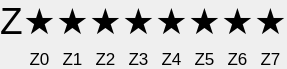
      <widget class="QSplitter" name="splitter_9">
       <property name="geometry">
        <rect>
         <x>20</x>
         <y>530</y>
         <width>234</width>
         <height>57</height>
        </rect>
       </property>
       <property name="sizePolicy">
        <sizepolicy hsizetype="Fixed" vsizetype="Fixed">
         <horstretch>0</horstretch>
         <verstretch>0</verstretch>
        </sizepolicy>
       </property>
       <property name="orientation">
        <enum>Qt::Horizontal</enum>
       </property>
       <property name="handleWidth">
        <number>0</number>
       </property>
       <widget class="QWidget" name="layoutWidget_80">
        <layout class="QVBoxLayout" name="group_Z">
         <item>
          <widget class="QLabel" name="circle_Z">
           <property name="font">
            <font>
             <family>Arial</family>
             <pointsize>28</pointsize>
             <weight>50</weight>
             <bold>false</bold>
             <strikeout>false</strikeout>
            </font>
           </property>
           <property name="toolTip">
            <string>&lt;html&gt;&lt;head/&gt;&lt;body&gt;&lt;p&gt;fiber1&lt;/p&gt;&lt;/body&gt;&lt;/html&gt;</string>
           </property>
           <property name="text">
            <string>Z</string>
           </property>
           <property name="alignment">
            <set>Qt::AlignCenter</set>
           </property>
           <property name="wordWrap">
            <bool>false</bool>
           </property>
          </widget>
         </item>
         <item>
          <widget class="QLabel" name="label_Z">
           <property name="font">
            <font>
             <family>Arial</family>
             <pointsize>13</pointsize>
             <weight>50</weight>
             <bold>false</bold>
             <strikeout>false</strikeout>
            </font>
           </property>
           <property name="text">
            <string/>
           </property>
           <property name="alignment">
            <set>Qt::AlignCenter</set>
           </property>
          </widget>
         </item>
        </layout>
       </widget>
       <widget class="QWidget" name="layoutWidget_182">
        <layout class="QVBoxLayout" name="group_Z0">
         <item>
          <widget class="QLabel" name="circle_Z0">
           <property name="font">
            <font>
             <family>Arial</family>
             <pointsize>27</pointsize>
             <weight>50</weight>
             <bold>false</bold>
             <underline>false</underline>
             <strikeout>false</strikeout>
            </font>
           </property>
           <property name="toolTip">
            <string>&lt;html&gt;&lt;head/&gt;&lt;body&gt;&lt;p&gt;fiber1&lt;/p&gt;&lt;/body&gt;&lt;/html&gt;</string>
           </property>
           <property name="text">
            <string>★</string>
           </property>
           <property name="alignment">
            <set>Qt::AlignCenter</set>
           </property>
           <property name="wordWrap">
            <bool>false</bool>
           </property>
          </widget>
         </item>
         <item>
          <widget class="QLabel" name="label_Z0">
           <property name="font">
            <font>
             <family>Arial</family>
             <pointsize>13</pointsize>
             <weight>50</weight>
             <bold>false</bold>
             <strikeout>false</strikeout>
            </font>
           </property>
           <property name="text">
            <string>Z0</string>
           </property>
           <property name="alignment">
            <set>Qt::AlignCenter</set>
           </property>
          </widget>
         </item>
        </layout>
       </widget>
       <widget class="QWidget" name="layoutWidget_183">
        <layout class="QVBoxLayout" name="group_Z1">
         <item>
          <widget class="QLabel" name="circle_Z1">
           <property name="font">
            <font>
             <family>Arial</family>
             <pointsize>27</pointsize>
             <weight>50</weight>
             <bold>false</bold>
             <strikeout>false</strikeout>
            </font>
           </property>
           <property name="toolTip">
            <string>&lt;html&gt;&lt;head/&gt;&lt;body&gt;&lt;p&gt;fiber1&lt;/p&gt;&lt;/body&gt;&lt;/html&gt;</string>
           </property>
           <property name="text">
            <string>★</string>
           </property>
           <property name="alignment">
            <set>Qt::AlignCenter</set>
           </property>
           <property name="wordWrap">
            <bool>false</bool>
           </property>
          </widget>
         </item>
         <item>
          <widget class="QLabel" name="label_Z1">
           <property name="font">
            <font>
             <family>Arial</family>
             <pointsize>13</pointsize>
             <weight>50</weight>
             <bold>false</bold>
             <strikeout>false</strikeout>
            </font>
           </property>
           <property name="text">
            <string>Z1</string>
           </property>
           <property name="alignment">
            <set>Qt::AlignCenter</set>
           </property>
          </widget>
         </item>
        </layout>
       </widget>
       <widget class="QWidget" name="layoutWidget_184">
        <layout class="QVBoxLayout" name="group_Z2">
         <item>
          <widget class="QLabel" name="circle_Z2">
           <property name="font">
            <font>
             <family>Arial</family>
             <pointsize>27</pointsize>
             <weight>50</weight>
             <bold>false</bold>
             <strikeout>false</strikeout>
            </font>
           </property>
           <property name="toolTip">
            <string>&lt;html&gt;&lt;head/&gt;&lt;body&gt;&lt;p&gt;fiber1&lt;/p&gt;&lt;/body&gt;&lt;/html&gt;</string>
           </property>
           <property name="text">
            <string>★</string>
           </property>
           <property name="alignment">
            <set>Qt::AlignCenter</set>
           </property>
           <property name="wordWrap">
            <bool>false</bool>
           </property>
          </widget>
         </item>
         <item>
          <widget class="QLabel" name="label_Z2">
           <property name="font">
            <font>
             <family>Arial</family>
             <pointsize>13</pointsize>
             <weight>50</weight>
             <bold>false</bold>
             <strikeout>false</strikeout>
            </font>
           </property>
           <property name="text">
            <string>Z2</string>
           </property>
           <property name="alignment">
            <set>Qt::AlignCenter</set>
           </property>
          </widget>
         </item>
        </layout>
       </widget>
       <widget class="QWidget" name="layoutWidget_185">
        <layout class="QVBoxLayout" name="group_Z3">
         <item>
          <widget class="QLabel" name="circle_Z3">
           <property name="font">
            <font>
             <family>Arial</family>
             <pointsize>27</pointsize>
             <weight>50</weight>
             <bold>false</bold>
             <strikeout>false</strikeout>
            </font>
           </property>
           <property name="toolTip">
            <string>&lt;html&gt;&lt;head/&gt;&lt;body&gt;&lt;p&gt;fiber1&lt;/p&gt;&lt;/body&gt;&lt;/html&gt;</string>
           </property>
           <property name="text">
            <string>★</string>
           </property>
           <property name="alignment">
            <set>Qt::AlignCenter</set>
           </property>
           <property name="wordWrap">
            <bool>false</bool>
           </property>
          </widget>
         </item>
         <item>
          <widget class="QLabel" name="label_Z3">
           <property name="font">
            <font>
             <family>Arial</family>
             <pointsize>13</pointsize>
             <weight>50</weight>
             <bold>false</bold>
             <strikeout>false</strikeout>
            </font>
           </property>
           <property name="text">
            <string>Z3</string>
           </property>
           <property name="alignment">
            <set>Qt::AlignCenter</set>
           </property>
          </widget>
         </item>
        </layout>
       </widget>
       <widget class="QWidget" name="layoutWidget_83">
        <layout class="QVBoxLayout" name="group_Z4">
         <item>
          <widget class="QLabel" name="circle_Z4">
           <property name="font">
            <font>
             <family>Arial</family>
             <pointsize>27</pointsize>
             <weight>50</weight>
             <bold>false</bold>
             <strikeout>false</strikeout>
            </font>
           </property>
           <property name="toolTip">
            <string>&lt;html&gt;&lt;head/&gt;&lt;body&gt;&lt;p&gt;fiber1&lt;/p&gt;&lt;/body&gt;&lt;/html&gt;</string>
           </property>
           <property name="text">
            <string>★</string>
           </property>
           <property name="alignment">
            <set>Qt::AlignCenter</set>
           </property>
           <property name="wordWrap">
            <bool>false</bool>
           </property>
          </widget>
         </item>
         <item>
          <widget class="QLabel" name="label_Z4">
           <property name="font">
            <font>
             <family>Arial</family>
             <pointsize>13</pointsize>
             <weight>50</weight>
             <bold>false</bold>
             <strikeout>false</strikeout>
            </font>
           </property>
           <property name="text">
            <string>Z4</string>
           </property>
           <property name="alignment">
            <set>Qt::AlignCenter</set>
           </property>
          </widget>
         </item>
        </layout>
       </widget>
       <widget class="QWidget" name="layoutWidget_84">
        <layout class="QVBoxLayout" name="group_Z5">
         <item>
          <widget class="QLabel" name="circle_Z5">
           <property name="font">
            <font>
             <family>Arial</family>
             <pointsize>27</pointsize>
             <weight>50</weight>
             <bold>false</bold>
             <strikeout>false</strikeout>
            </font>
           </property>
           <property name="toolTip">
            <string>&lt;html&gt;&lt;head/&gt;&lt;body&gt;&lt;p&gt;fiber1&lt;/p&gt;&lt;/body&gt;&lt;/html&gt;</string>
           </property>
           <property name="text">
            <string>★</string>
           </property>
           <property name="alignment">
            <set>Qt::AlignCenter</set>
           </property>
           <property name="wordWrap">
            <bool>false</bool>
           </property>
          </widget>
         </item>
         <item>
          <widget class="QLabel" name="label_Z5">
           <property name="font">
            <font>
             <family>Arial</family>
             <pointsize>13</pointsize>
             <weight>50</weight>
             <bold>false</bold>
             <strikeout>false</strikeout>
            </font>
           </property>
           <property name="text">
            <string>Z5</string>
           </property>
           <property name="alignment">
            <set>Qt::AlignCenter</set>
           </property>
          </widget>
         </item>
        </layout>
       </widget>
       <widget class="QWidget" name="layoutWidget_85">
        <layout class="QVBoxLayout" name="group_Z6">
         <item>
          <widget class="QLabel" name="circle_Z6">
           <property name="font">
            <font>
             <family>Arial</family>
             <pointsize>27</pointsize>
             <weight>50</weight>
             <bold>false</bold>
             <strikeout>false</strikeout>
            </font>
           </property>
           <property name="toolTip">
            <string>&lt;html&gt;&lt;head/&gt;&lt;body&gt;&lt;p&gt;fiber1&lt;/p&gt;&lt;/body&gt;&lt;/html&gt;</string>
           </property>
           <property name="text">
            <string>★</string>
           </property>
           <property name="alignment">
            <set>Qt::AlignCenter</set>
           </property>
           <property name="wordWrap">
            <bool>false</bool>
           </property>
          </widget>
         </item>
         <item>
          <widget class="QLabel" name="label_Z6">
           <property name="font">
            <font>
             <family>Arial</family>
             <pointsize>13</pointsize>
             <weight>50</weight>
             <bold>false</bold>
             <strikeout>false</strikeout>
            </font>
           </property>
           <property name="text">
            <string>Z6</string>
           </property>
           <property name="alignment">
            <set>Qt::AlignCenter</set>
           </property>
          </widget>
         </item>
        </layout>
       </widget>
       <widget class="QWidget" name="layoutWidget_186">
        <layout class="QVBoxLayout" name="group_Z7">
         <item>
          <widget class="QLabel" name="circle_Z7">
           <property name="font">
            <font>
             <family>Arial</family>
             <pointsize>27</pointsize>
             <weight>50</weight>
             <bold>false</bold>
             <strikeout>false</strikeout>
            </font>
           </property>
           <property name="toolTip">
            <string>&lt;html&gt;&lt;head/&gt;&lt;body&gt;&lt;p&gt;fiber1&lt;/p&gt;&lt;/body&gt;&lt;/html&gt;</string>
           </property>
           <property name="text">
            <string>★</string>
           </property>
           <property name="alignment">
            <set>Qt::AlignCenter</set>
           </property>
           <property name="wordWrap">
            <bool>false</bool>
           </property>
          </widget>
         </item>
         <item>
          <widget class="QLabel" name="label_Z7">
           <property name="font">
            <font>
             <family>Arial</family>
             <pointsize>13</pointsize>
             <weight>50</weight>
             <bold>false</bold>
             <strikeout>false</strikeout>
            </font>
           </property>
           <property name="text">
            <string>Z7</string>
           </property>
           <property name="alignment">
            <set>Qt::AlignCenter</set>
           </property>
          </widget>
         </item>
        </layout>
       </widget>
      </widget>
